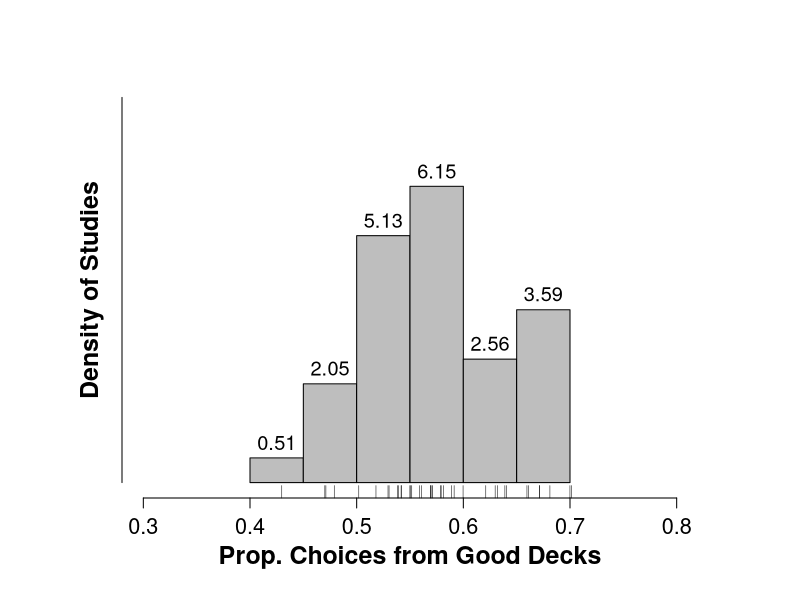

Write the R code that produced this figure.
# rm(list = ls())
library(plyr)  # needed for function 'l_ply'
# Data: Proportion of choices from the good decks as reported in 39 studies
good.choices <- c(0.43, 0.47, 0.47, 0.48, 0.5, 0.52, 0.53, 0.53, 0.54, 0.54, 
    0.54, 0.54, 0.55, 0.55, 0.55, 0.56, 0.56, 0.57, 0.57, 0.57, 0.57, 0.58, 0.58, 
    0.58, 0.59, 0.59, 0.6, 0.62, 0.63, 0.63, 0.64, 0.64, 0.66, 0.66, 0.67, 0.67, 
    0.68, 0.7, 0.7)
yhigh <- 8
par(cex.main = 1.5, mar = c(5, 6, 4, 5) + 0.1, mgp = c(3.5, 1, 0), cex.lab = 1.5, 
    font.lab = 2, cex.axis = 1.3, bty = "n", las = 1)
h <- hist(good.choices, freq = FALSE, main = "", xlab = "", ylab = " ", ylim = c(0, 
    yhigh), xlim = c(0.3, 0.8), axes = FALSE, col = "grey")
l_ply(seq_along(h$density), function(x) text(h$mids[x], h$density[x] + 0.32, 
    round(h$density[x], 2), cex = 1.2))
axis(1, seq(0.3, 0.8, by = 0.1))
axis(2, labels = FALSE, lwd.ticks = 0)
rug(jitter(good.choices))
mtext("Prop. Choices from Good Decks", side = 1, line = 2.5, cex = 1.5, font = 2)
mtext("Density of Studies", side = 2, line = 1, cex = 1.5, font = 2, las = 0)